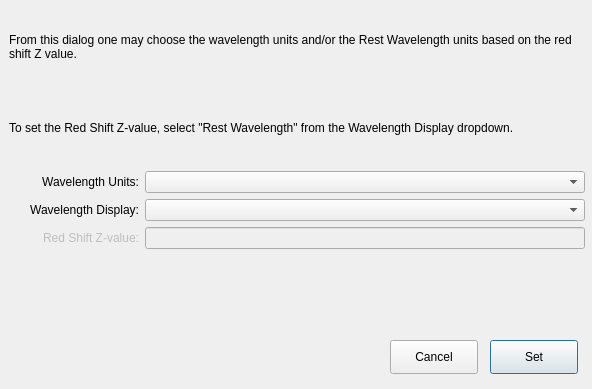
<?xml version="1.0" encoding="UTF-8"?>
<ui version="4.0">
 <class>Dialog</class>
 <widget class="QDialog" name="Dialog">
  <property name="geometry">
   <rect>
    <x>0</x>
    <y>0</y>
    <width>592</width>
    <height>389</height>
   </rect>
  </property>
  <property name="sizePolicy">
   <sizepolicy hsizetype="Preferred" vsizetype="Minimum">
    <horstretch>0</horstretch>
    <verstretch>0</verstretch>
   </sizepolicy>
  </property>
  <property name="windowTitle">
   <string>Wavelength Units and Red Shift</string>
  </property>
  <widget class="QWidget" name="verticalLayoutWidget">
   <property name="geometry">
    <rect>
     <x>9</x>
     <y>9</y>
     <width>576</width>
     <height>321</height>
    </rect>
   </property>
   <layout class="QVBoxLayout" name="verticalLayout">
    <property name="sizeConstraint">
     <enum>QLayout::SetMinimumSize</enum>
    </property>
    <item>
     <widget class="QLabel" name="label">
      <property name="enabled">
       <bool>true</bool>
      </property>
      <property name="sizePolicy">
       <sizepolicy hsizetype="Preferred" vsizetype="Minimum">
        <horstretch>0</horstretch>
        <verstretch>0</verstretch>
       </sizepolicy>
      </property>
      <property name="text">
       <string>From this dialog one may choose the wavelength units and/or the Rest Wavelength units based on the red shift Z value.</string>
      </property>
      <property name="wordWrap">
       <bool>true</bool>
      </property>
     </widget>
    </item>
    <item>
     <widget class="QLabel" name="label_5">
      <property name="sizePolicy">
       <sizepolicy hsizetype="Preferred" vsizetype="Minimum">
        <horstretch>0</horstretch>
        <verstretch>0</verstretch>
       </sizepolicy>
      </property>
      <property name="text">
       <string>To set the Red Shift Z-value, select &quot;Rest Wavelength&quot; from the Wavelength Display dropdown.</string>
      </property>
      <property name="wordWrap">
       <bool>true</bool>
      </property>
     </widget>
    </item>
    <item>
     <layout class="QVBoxLayout" name="verticalLayout_3">
      <item>
       <layout class="QHBoxLayout" name="horizontalLayout_3">
        <item>
         <widget class="QLabel" name="label_3">
          <property name="minimumSize">
           <size>
            <width>130</width>
            <height>0</height>
           </size>
          </property>
          <property name="maximumSize">
           <size>
            <width>130</width>
            <height>16777215</height>
           </size>
          </property>
          <property name="text">
           <string>Wavelength Units:</string>
          </property>
          <property name="alignment">
           <set>Qt::AlignRight|Qt::AlignTrailing|Qt::AlignVCenter</set>
          </property>
          <property name="wordWrap">
           <bool>true</bool>
          </property>
         </widget>
        </item>
        <item>
         <widget class="QComboBox" name="wavelengthunits_combobox"/>
        </item>
       </layout>
      </item>
     </layout>
    </item>
    <item>
     <layout class="QVBoxLayout" name="verticalLayout_2">
      <item>
       <layout class="QHBoxLayout" name="horizontalLayout_2">
        <item>
         <widget class="QLabel" name="label_4">
          <property name="minimumSize">
           <size>
            <width>130</width>
            <height>0</height>
           </size>
          </property>
          <property name="maximumSize">
           <size>
            <width>130</width>
            <height>16777215</height>
           </size>
          </property>
          <property name="text">
           <string>Wavelength Display:</string>
          </property>
          <property name="textFormat">
           <enum>Qt::PlainText</enum>
          </property>
          <property name="alignment">
           <set>Qt::AlignRight|Qt::AlignTrailing|Qt::AlignVCenter</set>
          </property>
          <property name="wordWrap">
           <bool>true</bool>
          </property>
         </widget>
        </item>
        <item>
         <widget class="QComboBox" name="wavelengthdisplay_combobox">
          <property name="currentText">
           <string/>
          </property>
         </widget>
        </item>
       </layout>
      </item>
     </layout>
    </item>
    <item>
     <layout class="QHBoxLayout" name="horizontalLayout">
      <item>
       <widget class="QLabel" name="redshift_label">
        <property name="enabled">
         <bool>false</bool>
        </property>
        <property name="minimumSize">
         <size>
          <width>130</width>
          <height>0</height>
         </size>
        </property>
        <property name="maximumSize">
         <size>
          <width>130</width>
          <height>16777215</height>
         </size>
        </property>
        <property name="text">
         <string>Red Shift Z-value:</string>
        </property>
        <property name="alignment">
         <set>Qt::AlignRight|Qt::AlignTrailing|Qt::AlignVCenter</set>
        </property>
        <property name="wordWrap">
         <bool>true</bool>
        </property>
       </widget>
      </item>
      <item>
       <widget class="QLineEdit" name="redshift_text">
        <property name="enabled">
         <bool>false</bool>
        </property>
        <property name="inputMask">
         <string/>
        </property>
       </widget>
      </item>
     </layout>
    </item>
    <item>
     <widget class="QLabel" name="error_text">
      <property name="text">
       <string/>
      </property>
      <property name="wordWrap">
       <bool>true</bool>
      </property>
     </widget>
    </item>
   </layout>
  </widget>
  <widget class="QPushButton" name="cancel_button">
   <property name="geometry">
    <rect>
     <x>390</x>
     <y>340</y>
     <width>88</width>
     <height>34</height>
    </rect>
   </property>
   <property name="text">
    <string>Cancel</string>
   </property>
  </widget>
  <widget class="QPushButton" name="calculate_button">
   <property name="geometry">
    <rect>
     <x>490</x>
     <y>340</y>
     <width>88</width>
     <height>34</height>
    </rect>
   </property>
   <property name="text">
    <string>Set</string>
   </property>
   <property name="default">
    <bool>true</bool>
   </property>
  </widget>
 </widget>
 <resources/>
 <connections/>
</ui>
